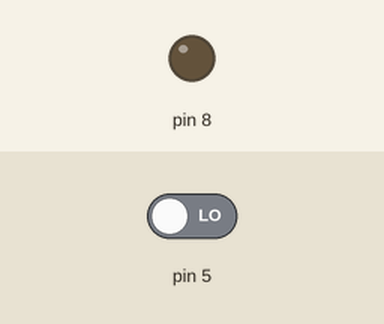
A sketch run on a simulated Arduino Uno, built with avr-gcc and run on an emulated ATmega328P. Shown: output pins drawn as LEDs (lit = HIGH). The test bench sets the inputs (shaded band); at power-on: pin 5 LOW. What the sketch prints to the serial monitor is not drawn.

Above: at 1.2 s.
1.3 s: pin 5 driven HIGH
At 13.9 s:
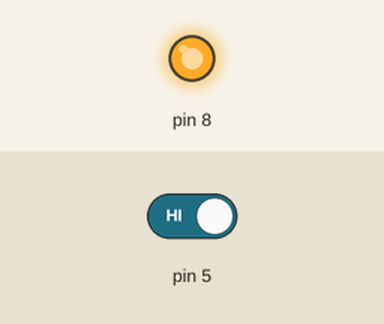
Timing chart, 0 to 15.4 s (numbered marks = the images above; inputs shaded):
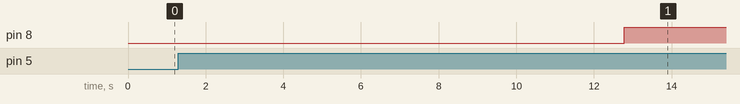

Measured:
- after the input at 1.3 s, pin 8: LOW → HIGH after 11.5 s

The sketch:

for_loop_continuee.ino
```cpp
int buttonstate = 0;
int t = 0;
void setup() {
pinMode(5,INPUT);
pinMode(8,OUTPUT );
Serial.begin(9600);
}

void loop() {
buttonstate = digitalRead(5);


for (int x = 0; x < 255; x ++)
{


if(buttonstate== HIGH)
{digitalWrite(8,HIGH);
t = t++;
}

   Serial.println(t);
   delay(50);
   delay(t);
}

}
```
